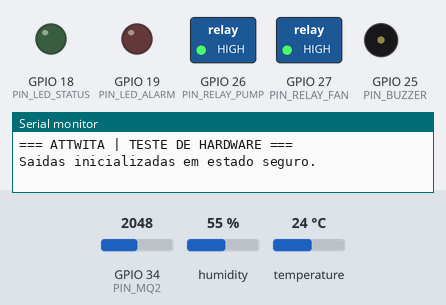
Recording of a sketch running on a simulated ESP32. On the bench: switched loads named in the sketch (green lamp = pin HIGH), output pins drawn as LEDs (lit = HIGH), buzzer (waves = sounding), the last lines printed to the serial monitor. Inputs (shaded band) come from the test bench; at power-on: GPIO 34 (PIN_MQ2) = 2048, humidity 55 %, temperature 24 °C.

Above: at 0.1 s.
At 5.1 s:
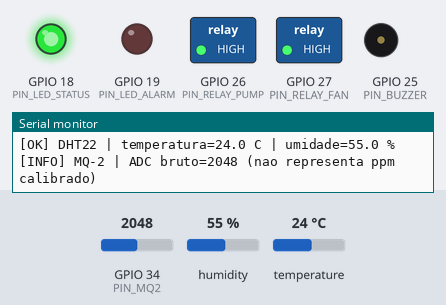
At 8.3 s:
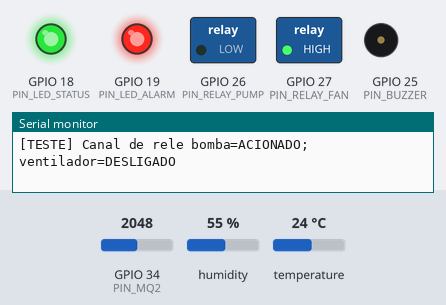
At 10.1 s:
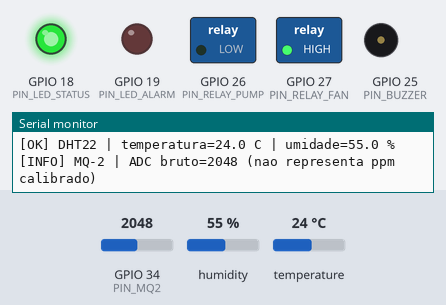
At 24.12 s:
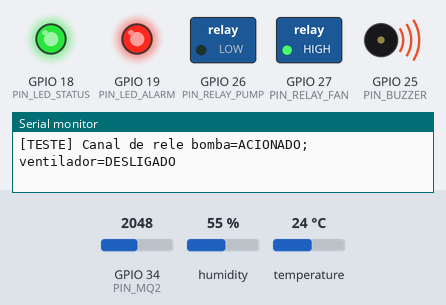
At 32.1 s:
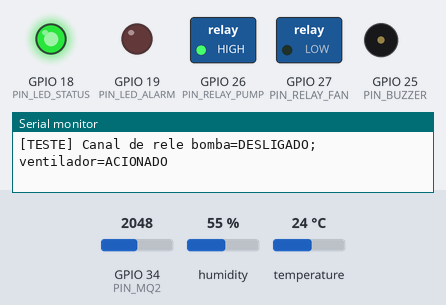
Timing chart, 0 to 33.6 s (numbered marks = the images above):
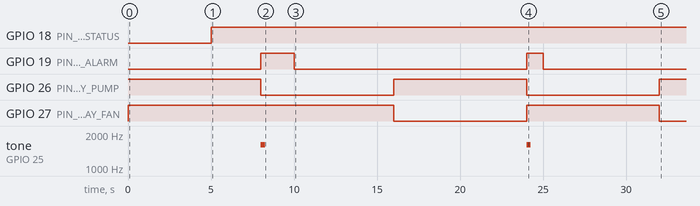

The sketch:

sketch.ino
```cpp
/*
 * Attwita - Etapa 03: teste individual do hardware no Wokwi
 * Este sketch NÃO é o firmware final do produto.
 * Ele valida leitura do DHT22/MQ-2 e acionamento básico das saídas.
 *
 * GPIOs desta simulação:
 * DHT22 DATA: GPIO 15
 * MQ-2 AOUT: GPIO 34 (com divisor resistivo no diagrama)
 * Buzzer: GPIO 25
 * Relé bomba (canal de teste): GPIO 26
 * Relé ventilador (canal de teste): GPIO 27
 * LED Wi-Fi/status: GPIO 18
 * LED alarme: GPIO 19
 */

#include <DHTesp.h>

constexpr uint8_t PIN_DHT = 15;
constexpr uint8_t PIN_MQ2 = 34;
constexpr uint8_t PIN_BUZZER = 25;
constexpr uint8_t PIN_RELAY_PUMP = 26;
constexpr uint8_t PIN_RELAY_FAN = 27;
constexpr uint8_t PIN_LED_STATUS = 18;
constexpr uint8_t PIN_LED_ALARM = 19;

constexpr uint32_t SENSOR_INTERVAL_MS = 5000;
constexpr uint32_t OUTPUT_TEST_INTERVAL_MS = 8000;

DHTesp dht;
uint32_t lastSensorRead = 0;
uint32_t lastOutputTest = 0;
bool outputTestState = false;

void setup() {
  Serial.begin(115200);

  pinMode(PIN_MQ2, INPUT);
  pinMode(PIN_RELAY_PUMP, OUTPUT);
  pinMode(PIN_RELAY_FAN, OUTPUT);
  pinMode(PIN_LED_STATUS, OUTPUT);
  pinMode(PIN_LED_ALARM, OUTPUT);

  // Estado inicial seguro: saídas desenergizadas.
  digitalWrite(PIN_RELAY_PUMP, HIGH);
  digitalWrite(PIN_RELAY_FAN, HIGH);
  digitalWrite(PIN_LED_STATUS, LOW);
  digitalWrite(PIN_LED_ALARM, LOW);
  noTone(PIN_BUZZER);

  dht.setup(PIN_DHT, DHTesp::DHT22);

  Serial.println("\n=== ATTWITA | TESTE DE HARDWARE ===");
  Serial.println("Saidas inicializadas em estado seguro.");
}

void testSensors() {
  TempAndHumidity reading = dht.getTempAndHumidity();
  int gasRaw = analogRead(PIN_MQ2);

  if (isnan(reading.temperature) || isnan(reading.humidity)) {
    Serial.println("[ERRO] DHT22: leitura invalida.");
    digitalWrite(PIN_LED_ALARM, HIGH);
    tone(PIN_BUZZER, 1200, 180);
  } else {
    Serial.printf("[OK] DHT22 | temperatura=%.1f C | umidade=%.1f %%\n",
                  reading.temperature, reading.humidity);
    digitalWrite(PIN_LED_STATUS, HIGH);
    digitalWrite(PIN_LED_ALARM, LOW);
  }

  Serial.printf("[INFO] MQ-2 | ADC bruto=%d (nao representa ppm calibrado)\n",
                gasRaw);
}

void testOutputs() {
  outputTestState = !outputTestState;

  // No módulo Wokwi documentado, IN em LOW conecta COM a NO.
  // O comportamento elétrico do módulo físico deverá ser confirmado.
  digitalWrite(PIN_RELAY_PUMP, outputTestState ? LOW : HIGH);
  digitalWrite(PIN_RELAY_FAN, outputTestState ? HIGH : LOW);

  if (outputTestState) {
    tone(PIN_BUZZER, 1600, 250);
    digitalWrite(PIN_LED_ALARM, HIGH);
    Serial.println("[TESTE] Canal de rele bomba=ACIONADO; ventilador=DESLIGADO");
  } else {
    noTone(PIN_BUZZER);
    digitalWrite(PIN_LED_ALARM, LOW);
    Serial.println("[TESTE] Canal de rele bomba=DESLIGADO; ventilador=ACIONADO");
  }
}

void loop() {
  const uint32_t now = millis();

  if (now - lastSensorRead >= SENSOR_INTERVAL_MS) {
    lastSensorRead = now;
    testSensors();
  }

  if (now - lastOutputTest >= OUTPUT_TEST_INTERVAL_MS) {
    lastOutputTest = now;
    testOutputs();
  }
}
```

Measured:
- by itself, GPIO 18 (PIN_LED_STATUS): LOW → HIGH at 5.0 s
- by itself, GPIO 19 (PIN_LED_ALARM): LOW → HIGH at 8.0 s, → LOW 2.0 s later, → HIGH 14.0 s later, → LOW 1.0 s later
- by itself, GPIO 26 (PIN_RELAY_PUMP): alternates HIGH for 8.0 s and LOW for 8.0 s
- by itself, GPIO 27 (PIN_RELAY_FAN): HIGH → LOW at 16.0 s, → HIGH 8.0 s later, → LOW 8.0 s later
- by itself, tone on GPIO 25 (PIN_BUZZER): alternates 1600 Hz for 0.25 s and silent for 15.7 s
